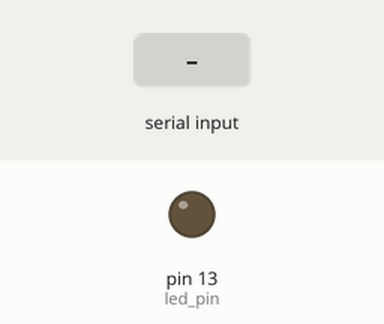
Simulated run of this sketch. Board: Arduino Uno, built for the host (arithmetic inside an expression is 32-bit, double 64-bit). On the bench: output pins drawn as LEDs (lit = HIGH). The test bench sets the inputs (shaded band). What the sketch prints to the serial monitor is not drawn.

Above: at 1.2 s.
1.3 s: byte 30 received over Serial
At 1.7 s:
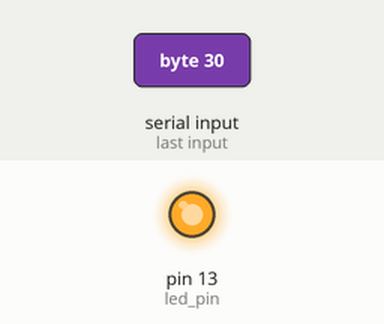
Timing chart, 0 to 4.3 s (numbered marks = the images above; inputs shaded):
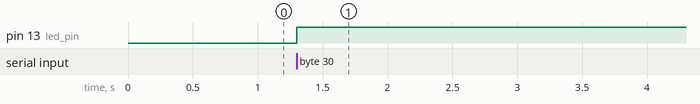

The sketch:

usbserial.ino
```cpp
unsigned long baud = 9600;
HardwareSerial Uart = HardwareSerial();


const int cmd_mode_pin = 3;
const int led_pin = 13;  // 11=Teensy 2.0, 6=Teensy 1.0, 16=Benito
const int led_on = HIGH;
const int led_off = LOW;

void setup()
{
	pinMode(led_pin, OUTPUT);
	digitalWrite(led_pin, led_off);
//	pinMode(cmd_mode_pin, OUTPUT);
//        digitalWrite(cmd_mode_pin, HIGH);


	Serial.begin(baud);	// USB, communication to PC or Mac
	Uart.begin(baud);	// UART, communication to Dorkboard


Serial.println("start..");
//        delay(2000);
//        digitalWrite(cmd_mode_pin, LOW);
Serial.println("Interesting ocmmands include: \nAT+UART=9600,0,0\nAT+PSWD=<PIN>\nAT+");


}

long led_on_time=0;

void loop()
{
	unsigned char c, dtr;
	static unsigned char prev_dtr = 0;

	if (Serial.available()) {
		c = Serial.read();
		Uart.write(c);
		digitalWrite(led_pin, led_on);
		led_on_time = millis();
		return;
	}
	if (Uart.available()) {
		c = Uart.read();
		Serial.write(c);
		digitalWrite(led_pin, led_on);
		led_on_time = millis();
		return;
	}

	if (Serial.baud() != baud) {
		baud = Serial.baud();
		if (baud == 57600) {
			// This ugly hack is necessary for talking
			// to the arduino bootloader, which actually
			// communicates at 58824 baud (+2.1% error).
			// Teensyduino will configure the UART for
			// the closest baud rate, which is 57143
			// baud (-0.8% error).  Serial communication
			// can tolerate about 2.5% error, so the
			// combined error is too large.  Simply
			// setting the baud rate to the same as
			// arduino's actual baud rate works.
			Uart.begin(58824);
		} else {
			Uart.begin(baud);
		}
	}
}
```

Measured:
- after the input at 1.3 s, pin 13 (led_pin): LOW → HIGH at once
